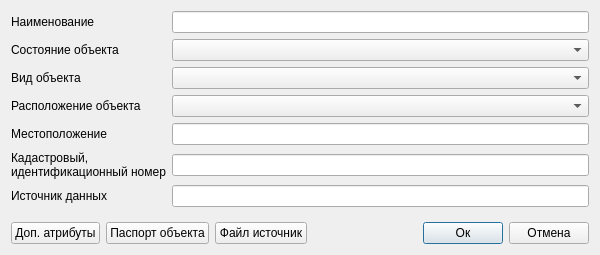
<?xml version="1.0" encoding="UTF-8"?>
<ui version="4.0">
 <class>Dialog</class>
 <widget class="QDialog" name="Dialog">
  <property name="geometry">
   <rect>
    <x>0</x>
    <y>0</y>
    <width>600</width>
    <height>255</height>
   </rect>
  </property>
  <property name="minimumSize">
   <size>
    <width>600</width>
    <height>255</height>
   </size>
  </property>
  <property name="windowTitle">
   <string>Сети теплоснабжения</string>
  </property>
  <property name="accessibleName">
   <string notr="true">btnSave</string>
  </property>
  <layout class="QVBoxLayout" name="verticalLayout_2">
   <item>
    <layout class="QGridLayout" name="gridLayout_2">
     <item row="0" column="1">
      <layout class="QHBoxLayout" name="horizontalLayout_4">
       <item>
        <layout class="QGridLayout" name="gridLayout_3">
         <item row="0" column="1">
          <widget class="QLineEdit" name="tbDenomination">
           <property name="clearButtonEnabled">
            <bool>true</bool>
           </property>
          </widget>
         </item>
         <item row="0" column="0">
          <widget class="QLabel" name="label">
           <property name="text">
            <string>Наименование</string>
           </property>
          </widget>
         </item>
         <item row="1" column="0">
          <widget class="QLabel" name="label_10">
           <property name="text">
            <string>Состояние объекта</string>
           </property>
          </widget>
         </item>
         <item row="1" column="1">
          <widget class="QComboBox" name="cbObjectState">
           <property name="accessibleName">
            <string notr="true">cbPipeType</string>
           </property>
          </widget>
         </item>
         <item row="2" column="0">
          <widget class="QLabel" name="label_11">
           <property name="text">
            <string>Вид объекта</string>
           </property>
          </widget>
         </item>
         <item row="2" column="1">
          <widget class="QComboBox" name="cbObjectType">
           <property name="accessibleName">
            <string notr="true">cbPipeType</string>
           </property>
          </widget>
         </item>
         <item row="3" column="0">
          <widget class="QLabel" name="label_2">
           <property name="text">
            <string>Расположение объекта</string>
           </property>
          </widget>
         </item>
         <item row="3" column="1">
          <widget class="QgsCheckableComboBox" name="cbArrangement"/>
         </item>
         <item row="4" column="0">
          <widget class="QLabel" name="label_4">
           <property name="text">
            <string>Местоположение</string>
           </property>
          </widget>
         </item>
         <item row="4" column="1">
          <widget class="QLineEdit" name="tbLocation">
           <property name="clearButtonEnabled">
            <bool>true</bool>
           </property>
          </widget>
         </item>
         <item row="5" column="0">
          <widget class="QLabel" name="label_24">
           <property name="text">
            <string>Кадастровый,
идентификационный номер</string>
           </property>
          </widget>
         </item>
         <item row="5" column="1">
          <widget class="QLineEdit" name="tbCadastralNumber">
           <property name="clearButtonEnabled">
            <bool>true</bool>
           </property>
          </widget>
         </item>
         <item row="6" column="0">
          <widget class="QLabel" name="label_25">
           <property name="text">
            <string>Источник данных</string>
           </property>
          </widget>
         </item>
         <item row="6" column="1">
          <widget class="QLineEdit" name="tbDataSource">
           <property name="clearButtonEnabled">
            <bool>true</bool>
           </property>
          </widget>
         </item>
        </layout>
       </item>
      </layout>
     </item>
     <item row="1" column="1">
      <layout class="QHBoxLayout" name="horizontalLayout_2">
       <item>
        <spacer name="verticalSpacer">
         <property name="orientation">
          <enum>Qt::Vertical</enum>
         </property>
         <property name="sizeHint" stdset="0">
          <size>
           <width>20</width>
           <height>40</height>
          </size>
         </property>
        </spacer>
       </item>
      </layout>
     </item>
     <item row="2" column="1">
      <layout class="QHBoxLayout" name="horizontalLayout">
       <item>
        <widget class="QPushButton" name="btnAdditionalAttributes">
         <property name="text">
          <string>Доп. атрибуты</string>
         </property>
        </widget>
       </item>
       <item>
        <widget class="QPushButton" name="btnObjectPassport">
         <property name="text">
          <string>Паспорт объекта</string>
         </property>
        </widget>
       </item>
       <item>
        <widget class="QPushButton" name="btnDownloadFiles">
         <property name="text">
          <string>Файл источник</string>
         </property>
        </widget>
       </item>
       <item>
        <spacer name="horizontalSpacer">
         <property name="orientation">
          <enum>Qt::Horizontal</enum>
         </property>
         <property name="sizeHint" stdset="0">
          <size>
           <width>40</width>
           <height>20</height>
          </size>
         </property>
        </spacer>
       </item>
       <item>
        <widget class="QPushButton" name="btnOk">
         <property name="accessibleName">
          <string notr="true">btnSave</string>
         </property>
         <property name="text">
          <string>Ок</string>
         </property>
         <property name="default">
          <bool>true</bool>
         </property>
        </widget>
       </item>
       <item>
        <widget class="QPushButton" name="btnCancel">
         <property name="accessibleName">
          <string notr="true">btnCancel</string>
         </property>
         <property name="text">
          <string>Отмена</string>
         </property>
        </widget>
       </item>
      </layout>
     </item>
    </layout>
   </item>
  </layout>
 </widget>
 <customwidgets>
  <customwidget>
   <class>QgsCheckableComboBox</class>
   <extends>QComboBox</extends>
   <header>qgscheckablecombobox.h</header>
  </customwidget>
 </customwidgets>
 <tabstops>
  <tabstop>tbDenomination</tabstop>
  <tabstop>cbObjectState</tabstop>
  <tabstop>cbObjectType</tabstop>
  <tabstop>cbArrangement</tabstop>
  <tabstop>tbLocation</tabstop>
  <tabstop>tbCadastralNumber</tabstop>
  <tabstop>tbDataSource</tabstop>
  <tabstop>btnAdditionalAttributes</tabstop>
  <tabstop>btnObjectPassport</tabstop>
  <tabstop>btnOk</tabstop>
  <tabstop>btnCancel</tabstop>
 </tabstops>
 <resources/>
 <connections/>
</ui>
